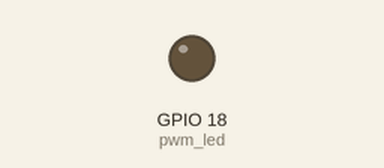
Recording of a program running on a simulated Raspberry Pi (BCM pin numbers). On the bench: output pins drawn as LEDs (lit = HIGH).

Above: at 0.05 s.
At 4.1 s:
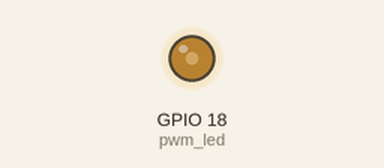
At 8.2 s:
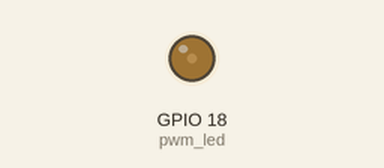
Timing chart, 0 to 13.0 s (numbered marks = the images above):
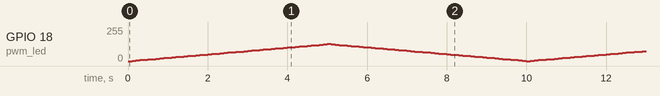

The program:

pwm_led.py
```python
#Raspberry Pi GPIO power modulated led
#led increases and devreases in brightness
#B18 -> led -> 200 ohm resistor -> ground

import RPi.GPIO as GPIO
import time

def setup():
    GPIO.setmode(GPIO.BCM)
    GPIO.setup(18, GPIO.OUT, initial=GPIO.LOW)

def main():
    while True:
        pwm_led = GPIO.PWM(18, 100) #pwm at pin 18 and frequency 100Hz
        pwm_led.start(0) #start pwm, on for 0% of cycle

        for dc in range(0,50,1):
            pwm_led.ChangeDutyCycle(dc) #brightens (increases % time on for one cycle)
            time.sleep(0.1)

        for dc in range(50,0,-1):
            pwm_led.ChangeDutyCycle(dc) #dims (decreases % time on for one cycle)
            time.sleep(0.1)

try:
    setup()
    main()

finally:
    print("exiting")
    GPIO.cleanup()
```
